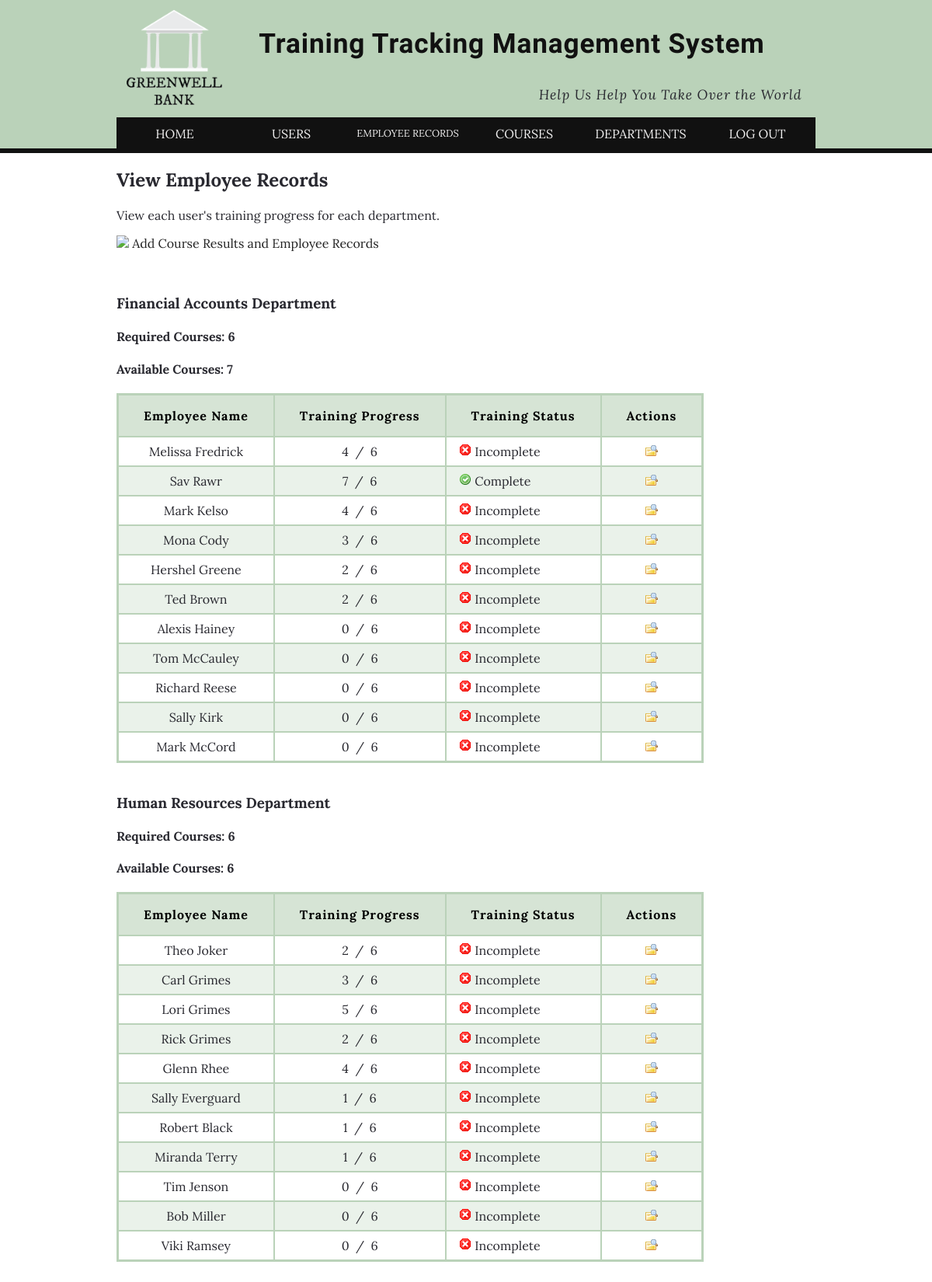
Page /records_view.php (signed in, upper part) on the committed database.
### tables this page shows
CREATE TABLE IF NOT EXISTS `departments` (
  `department_id` int(4) NOT NULL,
  `department_name` varchar(40) NOT NULL,
  `department_desc` text NOT NULL,
  `required_courses` int(2) NOT NULL,
  PRIMARY KEY (`department_id`)
);

CREATE TABLE IF NOT EXISTS `users` (
  `user_id` int(4) NOT NULL AUTO_INCREMENT,
  `username` varchar(40) NOT NULL,
  `pass` varchar(40) NOT NULL,
  `first_name` varchar(40) NOT NULL,
  `last_name` varchar(40) NOT NULL,
  `usergroup_id` int(4) NOT NULL,
  `department_id` int(4) NOT NULL,
  `active` int(1) NOT NULL DEFAULT '1',
  PRIMARY KEY (`user_id`)
);

### records_view.php (the view, shortened to what this page needs)
<?php
	if ($_SESSION['usergroup_id'] == 4 OR $_SESSION['usergroup_id'] == 2) {
		echo "<h2>View Employee Records</h2>";
		echo "<p>View each user's training progress for each department.</p>";
     echo '<p><a href="records_add.php"> <img src="img/ico_add"> Add Course Results and Employee Records</a></p>';
    $sql_div="SELECT department_id, department_name, required_courses
              FROM gwb_training.departments
              WHERE department_id > 0";
    $result_div = mysqli_query($dbc, $sql_div);
    while ($row_div = mysqli_fetch_array($result_div)){
      echo "<br>";
      echo "<h3>{$row_div['department_name']}</h3>";
      echo "<h4>Required Courses: {$row_div['required_courses']}</h4>";
      $sql_count = "SELECT course_id
                    FROM gwb_training.courses
                    WHERE department_id = {$row_div['department_id']}";
      $result_count = mysqli_num_rows(mysqli_query($dbc, $sql_count));
      echo "<h4>Available Courses: $result_count</h4>";
      echo "<table>\n";
      echo "<tr>
              <th>Employee Name</th>
              <th>Training Progress</th>
              <th>Training Status</th>
              <th>Actions</th>
            </tr>" . "\n";
      $sql_inner = "SELECT user_id, first_name, last_name
                    FROM gwb_training.users
                    WHERE department_id = {$row_div['department_id']}
                    AND active = 1";
      $result_inner = mysqli_query($dbc, $sql_inner);
      while ($row_inner = mysqli_fetch_array($result_inner)){
      				$sql_users_courses = "SELECT user_id FROM gwb_training.users_courses
      															WHERE user_id = {$row_inner['user_id']}";
      				$courses_complete = mysqli_num_rows(mysqli_query($dbc, $sql_users_courses));
              echo "<tr class=\"center\">\n";
              echo "
                <td>{$row_inner['first_name']} {$row_inner['last_name']}</td>
                <td>$courses_complete &nbsp;/&nbsp; {$row_div['required_courses']}</td>
                <td style='text-align:left;'>";
                if ($courses_complete >= $row_div['required_courses']) {
                	echo "&nbsp;&nbsp;<img src='img/ico_true.png'> Complete";
                } else {
                	echo "&nbsp;&nbsp;<img src='img/ico_false.png'> Incomplete";
                }
              echo "</td>
                <td><a href='?view_user={$row_inner['user_id']}'><img src='img/ico_mag.png' alt='View'></a></td>\n";
              echo "</tr>\n";
      }
      echo "</table>\n";
    }
	} else {
		permission();
	}
?>

### css/style.css (style rules this page uses)
body { margin:0; padding:0; color: #292930; background: #fff; background-color: #bad2b9; font-family: 'Lora', serif; }
a { color: #A7BDA6; text-decoration: none; }
#content a:link, #content a:active, #content a:visited { color: #222; }
table { max-width:95%; border: 3px solid #bad2b9; border-collapse: collapse; border-radius: 5px; font-family:'Lora', serif; }
th { margin:0; padding: 1em 2em; background: #D6E4D5; color:#000; letter-spacing: 0.0625em; text-align:center; border:2px solid #bad2b9; border-right: 1px solid #fff; }
td { padding: 0.5em; border: 2px solid #bad2b9; }
tr:nth-of-type(odd) { background-color:#EAF2EA; }
.center { text-align: center; }

### rows in the picture
departments: department_name "Financial Accounts Department", required_courses "6", result_count "7"
users: first_name "Melissa", last_name "Fredrick", courses_complete "4", department.required_courses "6"
users: first_name "Sav", last_name "Rawr", courses_complete "7", department.required_courses "6"
users: first_name "Mark", last_name "Kelso", courses_complete "4", department.required_courses "6"
users: first_name "Mona", last_name "Cody", courses_complete "3", department.required_courses "6"
users: first_name "Hershel", last_name "Greene", courses_complete "2", department.required_courses "6"
users: first_name "Ted", last_name "Brown", courses_complete "2", department.required_courses "6"
users: first_name "Alexis", last_name "Hainey", courses_complete "0", department.required_courses "6"
users: first_name "Tom", last_name "McCauley", courses_complete "0", department.required_courses "6"
users: first_name "Richard", last_name "Reese", courses_complete "0", department.required_courses "6"
users: first_name "Sally", last_name "Kirk", courses_complete "0", department.required_courses "6"
users: first_name "Mark", last_name "McCord", courses_complete "0", department.required_courses "6"
departments: department_name "Human Resources Department", required_courses "6", result_count "6"
users: first_name "Theo", last_name "Joker", courses_complete "2", department.required_courses "6"
users: first_name "Carl", last_name "Grimes", courses_complete "3", department.required_courses "6"
users: first_name "Lori", last_name "Grimes", courses_complete "5", department.required_courses "6"
users: first_name "Rick", last_name "Grimes", courses_complete "2", department.required_courses "6"
users: first_name "Glenn", last_name "Rhee", courses_complete "4", department.required_courses "6"
users: first_name "Sally", last_name "Everguard", courses_complete "1", department.required_courses "6"
users: first_name "Robert", last_name "Black", courses_complete "1", department.required_courses "6"
users: first_name "Miranda", last_name "Terry", courses_complete "1", department.required_courses "6"
users: first_name "Tim", last_name "Jenson", courses_complete "0", department.required_courses "6"
users: first_name "Bob", last_name "Miller", courses_complete "0", department.required_courses "6"
users: first_name "Viki", last_name "Ramsey", courses_complete "0", department.required_courses "6"
